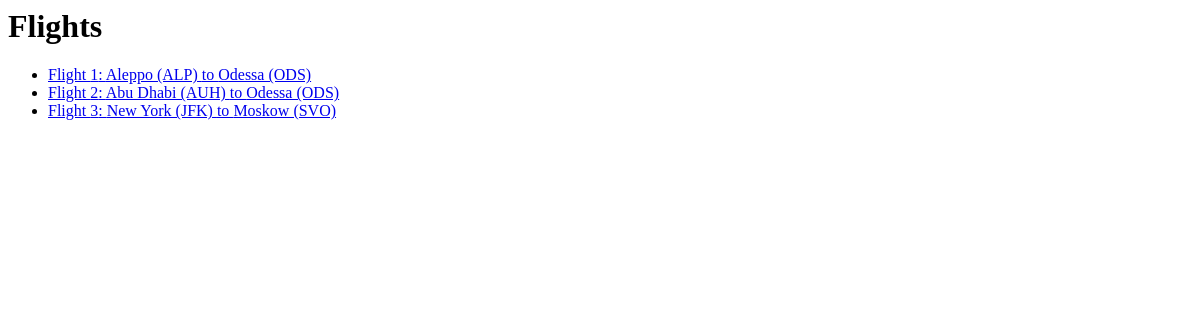
The app's page /, older data.
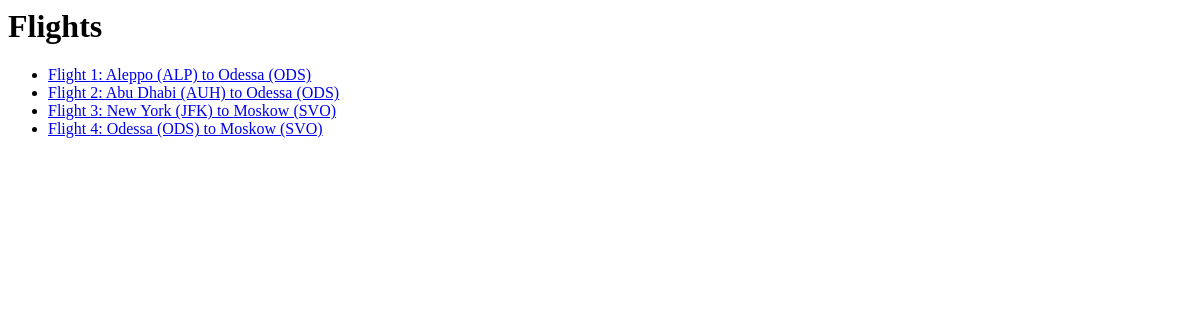
The same page, newer data.
### flights/models.py (models this page shows, shortened)
class Flight(models.Model):
    origin = models.ForeignKey(Airoport, on_delete=models.CASCADE, related_name="departures")
    destination = models.ForeignKey(Airoport, on_delete=models.CASCADE, related_name="arrivals")
    duration = models.IntegerField()

class Airoport(models.Model):
    code = models.CharField(max_length=3)
    city = models.CharField(max_length=64)
    def __str__(self):
        return f"{self.city} ({self.code})"

### flights/views.py (the view)
def index(request):
    return render(request, "flights/index.html", {
        "flights": Flight.objects.all()
    })

### flights/templates/flights/index.html
{% block body %}
    <h1>Flights</h1>
    <ul>
        {% for flight in flights %}
            <li>
                <a href="{% url 'flights' flight.id %}">
                    Flight {{ flight.id }}: {{ flight.origin }} to {{ flight.destination }}
                </a>
            </li>
        {% endfor %}
    </ul>
{% endblock %}

Row changes from the older to the newer data that the page shows:
added Flight: id "4", origin "Odessa (ODS)", destination "Moskow (SVO)"
